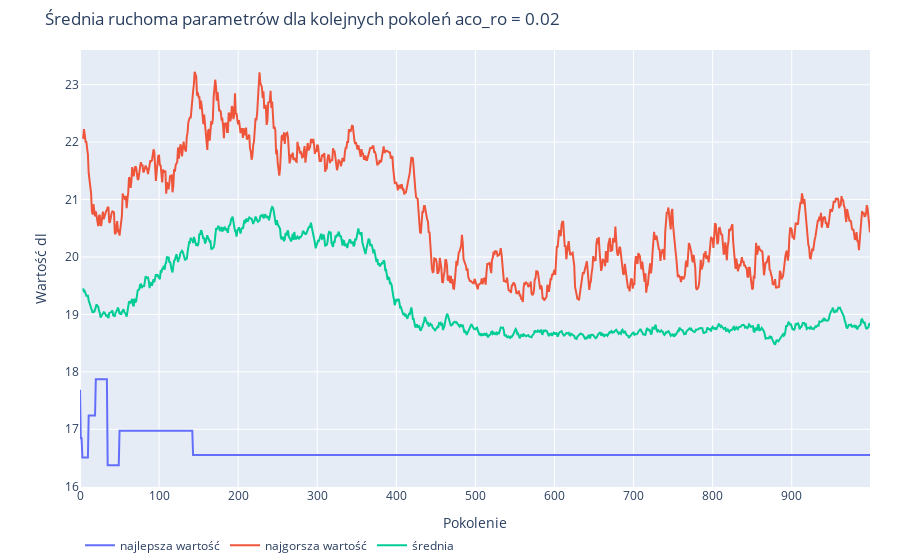

The code cell stored with this chart in its notebook:
### Code cell
fig = plot_single_parameters(df, name)

print(fig.layout.title)
fig.show()
fig.write_image('fig.svg', width=1000)

### Figure 1 — Plotly figure (JSON) as saved in the notebook; plotly's stock layout.template omitted (floating-point values rounded to 4 significant figures; data arrays with more than 128 entries replaced by an {"elided": "..."} marker saying what was removed)
{"data": [{"name": "najlepsza wartość", "type": "scatter", "x": {"elided": "1000 int values"}, "y": {"elided": "1000 float values"}}, {"name": "najgorsza wartość", "type": "scatter", "x": {"elided": "1000 int values"}, "y": {"elided": "1000 float values"}}, {"name": "średnia", "type": "scatter", "x": {"elided": "1000 int values"}, "y": {"elided": "1000 float values"}}], "layout": {"legend": {"orientation": "h"}, "margin": {"b": 0, "r": 30, "t": 50}, "title": {"text": "Średnia ruchoma parametrów dla kolejnych pokoleń aco_ro = 0.02"}, "xaxis": {"title": {"text": "Pokolenie"}}, "yaxis": {"title": {"text": "Wartość dl"}}}}
